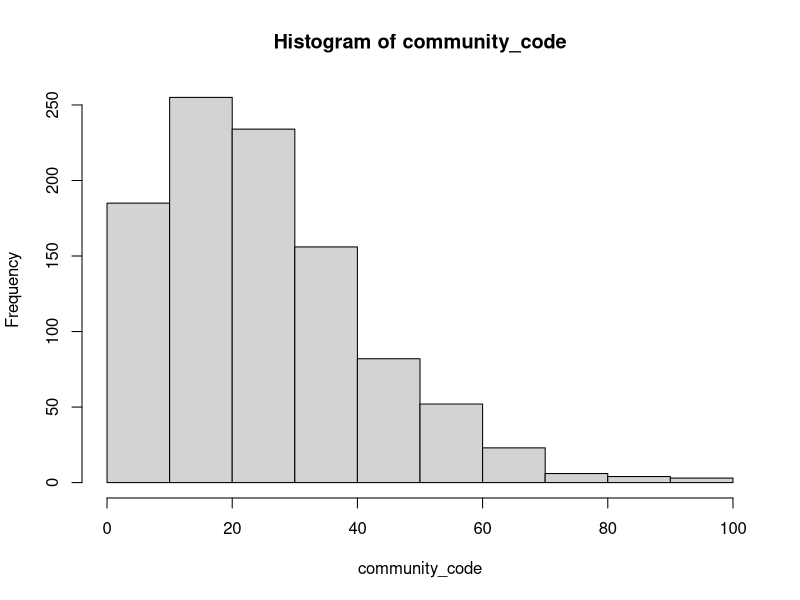
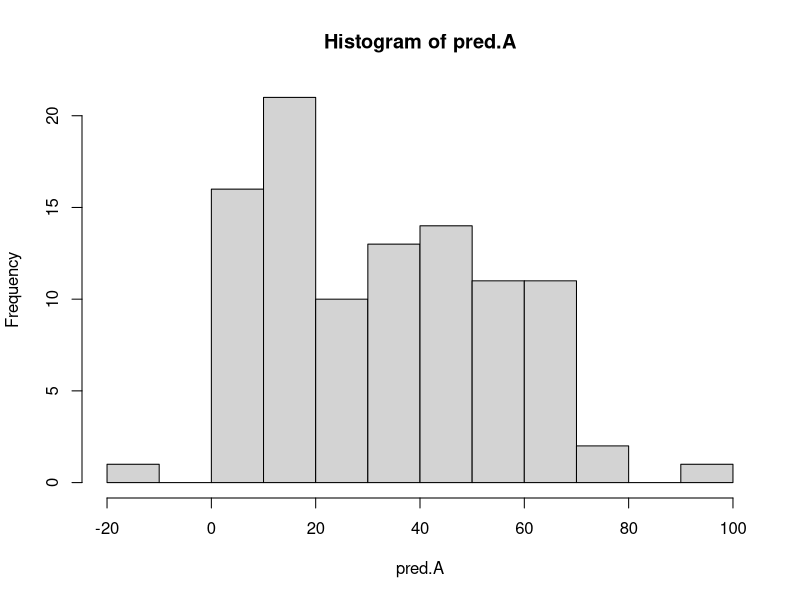
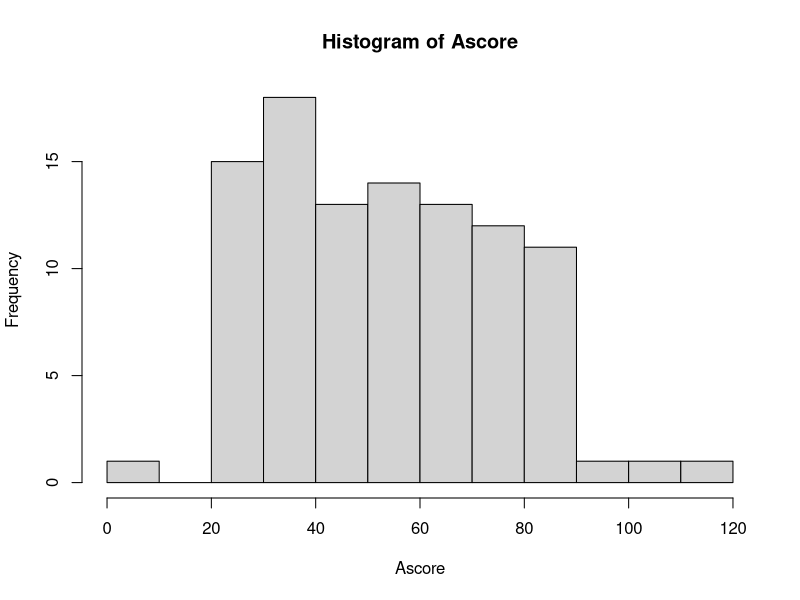
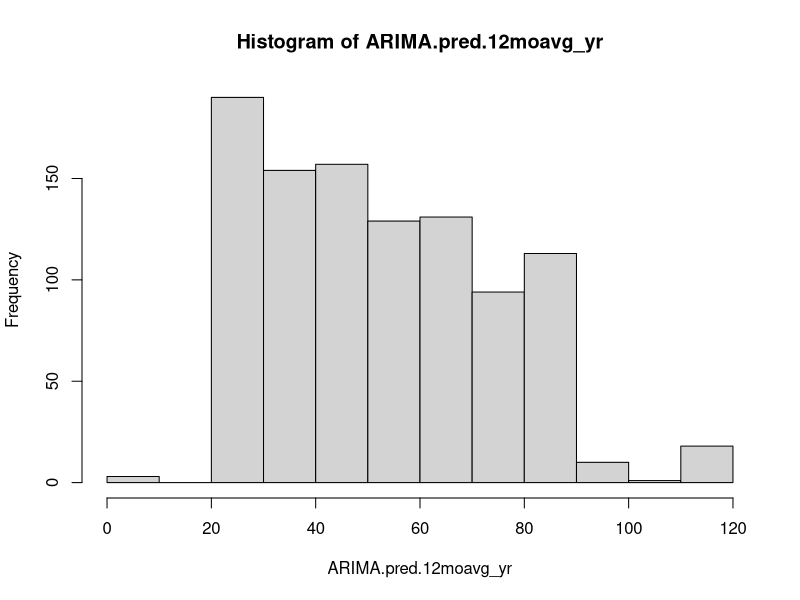

Write R code to recreate these figures, in order. (Note: this script raises an error after producing the figures.)
# OG author: Chris Dharma

library(haven)
library(dplyr)
library(fastDummies)
library(scales)
library(truncnorm)
library(tidyverse)

set.seed(123)

N = 1000

#Function to create a beta distribution continuous variable
betadist <- function(min,max,shape1,shape2,N) {
  rbetasample <- rbeta(N, shape1 = shape1, shape2 = shape2)
  return(scales::rescale(rbetasample,to=c(min,max)))
} 

# Create the number of communities
community_max=100
#truncate it to keep them as integers
community_code<-trunc(betadist(min=1,max=community_max,shape1=2,shape2=15,N=N))
hist(community_code)
#The frequencies within each community is skewed, some communities have a large number of people, some have smaller

#Create the community level variables using beta distribution 
Income<-trunc(betadist(min=12015,max=241300,shape1=2,shape2=10,N=community_max))
OwnerVac<-betadist(min=0,max=27.5,shape1=1,shape2=10,N=community_max)
RenterVac<-betadist(min=0,max=29.00,shape1=1,shape=5,N=community_max)
edu<-betadist(min=0,max=75.4,shape1=2,shape=5,N=community_max)
PubAssist<-betadist(min=0,max=20.40,shape1=2,shape=9,N=community_max)
Poor<-betadist(min=1.10,max=58,shape1=2,shape=9,N=community_max)
Unemployed<-betadist(min=2.30,max=34.60,shape1=2,shape=9,N=community_max)
Vehicles0<-betadist(min=0,max=75.2,shape1=1,shape=19,N=community_max)
Marital1<-betadist(min=7.9,max=93.7,shape1=3,shape=7,N=community_max) #%never married
Marital3<-betadist(min=0,max=7.6,shape1=2,shape=4,N=community_max) #%separated

##Predict the crime level (exposure) according to other variables at the community level, later will call this A
x.pred.exp<-scale(cbind(Income,OwnerVac,RenterVac,edu,PubAssist,Poor,Unemployed,Vehicles0,Marital1,Marital3))
x.matrix.A<-as.matrix(cbind(rep(1,community_max),x.pred.exp))
coef.A<-as.matrix(c(32.64,-5,4.1,2.5,-5.6,10.5,10.1,10.2,2.1,0.4,0.1))
error_com=rnorm(community_max,0,1)
pred.A <- (x.matrix.A %*% coef.A) + error_com
summary(pred.A)
hist(pred.A)
#Original data = 32.64 ( 2.03 - 223.2)
##Add by a factor of 21 to ensure that there were no negative values. Just wanted to follow the distribution
Ascore <- pred.A + 21
summary(Ascore)
hist(Ascore)

A <- Ascore

ARIMA.pred.12moavg_yr<-c()
MedianHHInc<-c()
OwnerVacRate<-c()
RenterVacRate<-c()
pEd_LThs<-c()

pctNumHHPubAssist<-c()
pctPoor<-c()
pctUnemployedCLF<-c()
pctVehicles0<-c()
pmarital1<-c()
pmarital3<-c()

for (i in 1 : N) {
  ARIMA.pred.12moavg_yr[i]<-Ascore[community_code[i]]
  MedianHHInc[i]<-Income[community_code[i]]
  OwnerVacRate[i]<-OwnerVac[community_code[i]]
  RenterVacRate[i]<-RenterVac[community_code[i]]
  pEd_LThs[i]<-edu[community_code[i]]
  pctNumHHPubAssist[i]<-PubAssist[community_code[i]]
  pctPoor[i]<-Poor[community_code[i]]
  pctUnemployedCLF[i]<-Unemployed[community_code[i]]
  pctVehicles0[i]<-Vehicles0[community_code[i]]
  pmarital1[i]<-Marital1[community_code[i]]
  pmarital3[i]<-Marital3[community_code[i]]
}

#community variables
V <- cbind(MedianHHInc,OwnerVacRate,RenterVacRate,pEd_LThs,pctPoor,pctUnemployedCLF,pctVehicles0,pmarital1,pmarital3)

#Individual level variables:
mage<-trunc(betadist(min=12,max=61,shape1=2,shape=4,N=N))
mage.sq<-mage*mage
maxt<-betadist(min=48.28,max=87.19,shape1=7,shape=7,N=N)
summary(ARIMA.pred.12moavg_yr)
hist(ARIMA.pred.12moavg_yr)

concept.season<-sample(x=seq(1:4),size=N,prob=c(0.25,0.25,0.25,0.25),replace=T)
ed<-sample(x=seq(1:3),size=N,prob=c(0.30,0.45,0.25),replace=T)
ins.pdd<-sample(x=seq(1:3),size=N,prob=c(0.49,0.49,0.02),replace=T)
race.eth<-sample(x=seq(1:8),size=N,prob=c(0.26,0.05,0.005,0.12,0.005,0.02,0.50,0.04),replace=T)
concept.yr<-sample(x=seq(1:2),size=N,prob=c(0.75,0.25),replace=T)
parity.cat<-sample(x=seq(0:2),size=N,prob=c(0.40,0.30,0.30),replace=T)

#Individual variables
W <- cbind(ed,ins.pdd,concept.season,concept.yr,parity.cat,race.eth,mage,mage.sq,maxt)

##Create the two M variables (mediators, diabetes and preeclampsia) to be a function of A, W, and V 
x.pred<-scale(cbind(ARIMA.pred.12moavg_yr,pEd_LThs,mage,mage.sq,pctPoor,pctUnemployedCLF))
ed2<-ifelse(ed==2,1,0)
ed3<-ifelse(ed==3,1,0)
x.matrix<-as.matrix(cbind(rep(1,N),x.pred,ed2,ed3))

#Diabetes prev = 0.08
model.coef.diab<-c(log((0.08)/(1-0.08)),log(1.22),log(1.15),log(1.03),log(1.15),log(1.14),log(1.18),log(0.97),log(0.95))
x.matrix.diab<- x.matrix %*% as.matrix(model.coef.diab)
pi_x.diab<- 1 / (1 + exp(-x.matrix.diab))
pc_gdiabetes_c <- rbinom(n=N, size=1, prob=pi_x.diab)
summary(pc_gdiabetes_c)

#Preeclampsia prev = 0.06
model.coef.preeclampsia<-c(log((0.06)/(1-0.06)),log(1.10),log(1.25),log(1.04),log(1.20),log(1.14),log(1.10),log(0.98),log(0.95))
x.matrix.preeclampsia<- x.matrix %*% as.matrix(model.coef.preeclampsia)
pi_x.preeclampsia<- 1 / (1 + exp(-x.matrix.preeclampsia))
pc_preeclampsia_c <- rbinom(n=N, size=1, prob=pi_x.preeclampsia)
summary(pc_preeclampsia_c)

M <- cbind(pc_gdiabetes_c,pc_preeclampsia_c)

#Create outcomes here:

#Create the matrix of predictors
#make sure the continuous ones are on the same scale
x.pred<-scale(cbind(ARIMA.pred.12moavg_yr,pEd_LThs,mage,mage.sq,pctPoor,pctUnemployedCLF))
x.matrix<-as.matrix(cbind(rep(1,N),x.pred,pc_preeclampsia_c,pc_gdiabetes_c,ed2,ed3))

#Intercept should be the overall average, so the invlogit of the coefficient should be the mean for that variable (ptb) = 0.07, or logit(0.07) = intercept
model.coef.ptb<-c(log((0.07)/(1-0.07)),log(1.22),log(1.15),log(1.03),log(1.15),log(1.20),log(1.25),log(1.30),log(1.21),log(0.97),log(0.95))
x.matrix.ptb<- x.matrix %*% as.matrix(model.coef.ptb)
pi_x.ptb<- 1 / (1 + exp(-x.matrix.ptb))
ptb <- rbinom(n=N, size=1, prob=pi_x.ptb)
summary(ptb)

Y1 <- ptb

dat<-as.data.frame(cbind(V, W, ARIMA.pred.12moavg_yr, M, Y,community_code))

use <- select(dat, 
              owner_vacancy_rate = OwnerVacRate, 
              renter_vacancy_rate = RenterVacRate,
              #public_assit_prop = PubAssist,
              poverty_line_prop = pctPoor, 
              unemployed_prop = pctUnemployedCLF,
              no_car_prop = pctVehicles0, 
              never_married_prop = pmarital1, 
              separated_prop = pmarital3, 
              maternal_age = mage, 
              edu_level = ed, 
              insurance_status = ins.pdd, 
              race_ethnicity = race.eth, 
              parity = parity.cat, 
              neighborhood_violence = ARIMA.pred.12moavg_yr,
              preterm_birth = Y1, 
              community_code)

use <- mutate(use, 
              across(all_of(c("edu_level", "insurance_status", "race_ethnicity", "parity")), as.factor))

write.csv(use, "data/crime_toy.csv", row.names = F)
